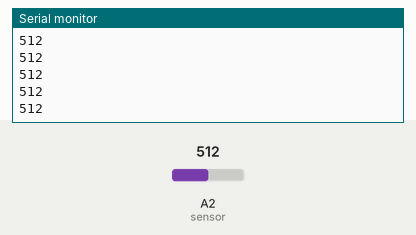
Bench run of a sketch on a simulated Arduino Uno, built with avr-gcc and run on an emulated ATmega328P. On the bench: the last lines printed to the serial monitor. The test bench sets the inputs (shaded band); at power-on: A2 (sensor) = 512.

Above: at 1.2 s.
1.3 s: A2 (sensor) set to 716
At 1.56 s:
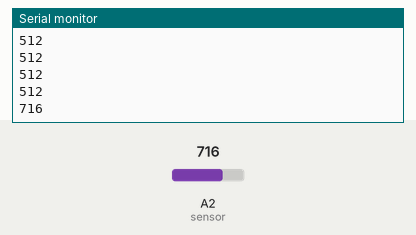
2.8 s: A2 (sensor) set to 900
At 2.96 s:
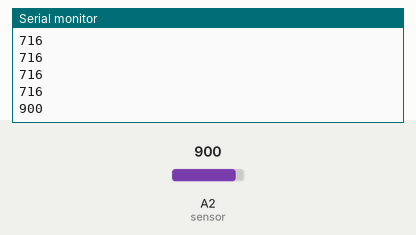
Timing chart, 0 to 5.8 s (numbered marks = the images above; inputs shaded):
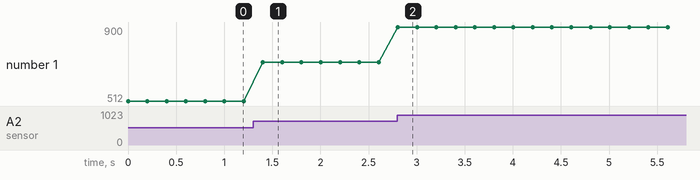

Measured:
- after the input at 1.3 s, the serial monitor: prints a new line after 0.10 s (image 1)
- after the input at 2.8 s, the serial monitor: prints a new line at once (image 2)
- plotted number 1: 512 → 716 after the input at 1.3 s, 716 → 900 after the input at 2.8 s

The sketch:

01._temperature_sensor.ino
```cpp
/******************************************************************************************
 * FileName     : 01._temperature_sensor
 * Description  : 온도 센서 값 출력 해보기(시리얼 모니터 출력)
 * Author       : 이인정
 * Created Date : 2021.05.28
 * Reference    :
 * Modified     : 2021.06.02 : LIJ : 헤더 수정
 * Modified     : 2021.12.16 : LEH : 소스 크린징
******************************************************************************************/

int sensor = A2;                            // 온도 센서


void setup() {
  Serial.begin(115200);                     // 통신속도
}


void loop() {
  int sensor_result = analogRead(sensor);   // 센서가 측정한 값 저장
  Serial.println(sensor_result);
  delay(200);                               // 0.2초 대기
}

//=========================================================================================
//
// (주)한국공학기술연구원 http://et.ketri.re.kr
//
//=========================================================================================
```
